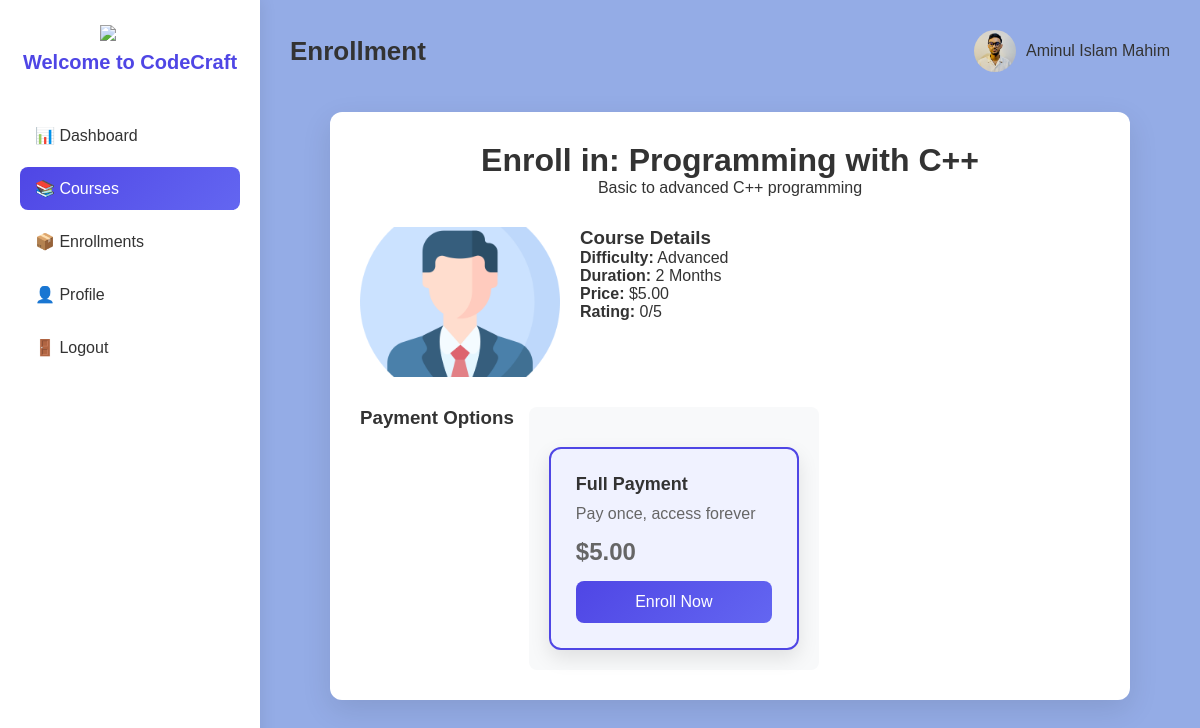
Screenshot of /app/controllers/studentController/enrollment.php?course_id=5 (signed in) with the database file from the repository.
### tables this page shows
CREATE TABLE `courses` (
  `id` int(11) NOT NULL,
  `title` varchar(200) NOT NULL,
  `description` text DEFAULT NULL,
  `category_id` int(11) DEFAULT NULL,
  `instructor_id` int(11) DEFAULT NULL,
  `course_image` varchar(255) DEFAULT 'default-course.png',
  `difficulty` enum('Beginner','Intermediate','Advanced') DEFAULT NULL,
  `duration` varchar(50) DEFAULT NULL,
  `price` decimal(10,2) DEFAULT 0.00,
  `rating` float DEFAULT 0,
  `created_at` timestamp NOT NULL DEFAULT current_timestamp()
);

### app/models/courseModel.php (called while the page is built, shortened)
<?php
function getCourseById($id) {
    $con = getConnection();
    $id = (int)$id;
    $sql = "SELECT * FROM courses WHERE id = $id LIMIT 1";
    $result = mysqli_query($con, $sql);
    if ($result && mysqli_num_rows($result) == 1) {
        return mysqli_fetch_assoc($result);
    } else {
        return false;
    }
}

### app/controllers/studentController/enrollment.php (the view, shortened to what this page needs)
<?php
require_once '../../models/courseModel.php';
function getAvatarPath($avatarFilename)
{
    $avatar = $avatarFilename ?? 'default.png';
    return "../../assets/uploads/users/avatars/" . htmlspecialchars($avatar);
}
$courseId = $_GET['course_id'] ?? 0;
$course = getCourseById($courseId);
?>
<!DOCTYPE html>
<html lang="en">
<head>
    <link rel="stylesheet" href="../../assets/css/student.css">
</head>
<body>
    <div class="admin-container">
        <aside class="sidebar">
            <img src="../../assets/img/logo.png" class="brand-logo">
            <h2 class="logo">Welcome to CodeCraft</h2>
            <ul class="menu">
                <li>
                    <a href="../../views/student/dashboard.php">📊 Dashboard</a>
                </li>
                <li class="active">
                    <a href="../../views/student/dashboard.php#courses" onclick="showSection('courses')">📚 Courses</a>
                </li>
                <li>
                    <a href="../../views/student/dashboard.php#enrollments" onclick="showSection('enrollments')">📦 Enrollments</a>
                </li>
                <li>
                    <a href="../../views/student/dashboard.php">👤 Profile</a>
                </li>
                <li>
                    <a href="../../controllers/logout.php">🚪 Logout</a>
                </li>
            </ul>
        </aside>
        <main class="main">
            <header class="topbar">
                <h1>Enrollment</h1>
                <div class="student-info">
                    <img src="<?= getAvatarPath($_SESSION['avatar'] ?? null); ?>"
                         alt="<?= htmlspecialchars($_SESSION['full_name'] ?? 'User'); ?> Avatar"
                         class="user-avatar"
                         onerror="this.onerror=null; this.src='<?= getAvatarPath('default.png'); ?>';">
                    <span><?= htmlspecialchars($_SESSION['full_name'] ?? 'student'); ?></span>
                </div>
            </header>
            <div class="enrollment-container">
                <div class="enrollment-header">
                    <h1>Enroll in: <?= htmlspecialchars($course['title']); ?></h1>
                    <p><?= htmlspecialchars($course['description']); ?></p>
                </div>
                <div class="course-details">
                    <img src="../../assets/uploads/system/courses/img/<?= htmlspecialchars($course['course_image'] ?? 'default.png'); ?>" alt="<?= htmlspecialchars($course['title']); ?>">
                    <div class="course-info">
                        <h3>Course Details</h3>
                        <p><strong>Difficulty:</strong> <?= htmlspecialchars($course['difficulty']); ?></p>
                        <p><strong>Duration:</strong> <?= htmlspecialchars($course['duration']); ?></p>
                        <p><strong>Price:</strong> $<?= number_format($course['price'], 2); ?></p>
                        <p><strong>Rating:</strong> <?= $course['rating']; ?>/5</p>
                    </div>
                </div>
                <div class="payment-options">
                    <h3>Payment Options</h3>
                    <?php if ($course['price'] <= 0): ?>
                        <div class="free-course">
                            <h4>Free Course</h4>
                            <p>This course is completely free. You'll get instant access after enrollment.</p>
                            <form method="POST" action="../enrollCourse.php">
                                <input type="hidden" name="course_id" value="<?= $course['id']; ?>">
                                <button type="submit" class="enroll-btn">Enroll Now - Free</button>
                            </form>
                        </div>
                    <?php else: ?>
                        <div class="paid-course">
                            <div class="payment-plans">
                                <div class="plan-card active">
                                    <h4>Full Payment</h4>
                                    <p>Pay once, access forever</p>
                                    <p class="price">$<?= number_format($course['price'], 2); ?></p>
                                    <form method="POST" action="processPayment.php">
                                        <button type="submit" class="enroll-btn">Enroll Now</button>
                                    </form>
                                </div>
                            </div>
                        </div>
                    <?php endif; ?>
                </div>
            </div>
        </main>
    </div>
</body>
</html>

### app/assets/css/student.css (style rules this page uses)
* { margin: 0; padding: 0; box-sizing: border-box; font-family: "Poppins", sans-serif; }
body { background: #94ace6; color: #333; }
.admin-container { display: flex; min-height: 100vh; }
.sidebar { width: 260px; background: #ffffff; padding: 25px 20px; box-shadow: 2px 0 15px rgba(0,0,0,0.08); position: fixed; height: 100%; }
.brand-logo { width: 60px; display: block; margin: 0 auto 10px; }
.logo { text-align: center; font-size: 20px; margin-bottom: 40px; color: #4f46e5; }
.menu { list-style: none; }
.menu li { margin-bottom: 10px; border-radius: 8px; }
.menu a { display: block; padding: 12px 15px; text-decoration: none; font-size: 16px; color: #333; transition: 0.3s; }
.menu li:hover a, .menu li.active a { background: linear-gradient(135deg, #4f46e5, #6366f1); color: #fff; border-radius: 8px; }
.main { margin-left: 260px; padding: 30px; width: calc(100% - 260px); }
.topbar { display: flex; justify-content: space-between; align-items: center; margin-bottom: 25px; }
.topbar h1 { font-size: 26px; font-weight: 600; }
.student-info { display: flex; align-items: center; gap: 10px; }
.user-avatar { width: 42px; height: 42px; border-radius: 50%; object-fit: cover; }
.enrollment-container { max-width: 800px; margin: 40px auto; padding: 30px; background: white; border-radius: 12px; box-shadow: 0 10px 30px rgba(0,0,0,0.1); }
.enrollment-header { text-align: center; margin-bottom: 30px; }
.course-details { display: flex; gap: 20px; margin-bottom: 30px; align-items: flex-start; }
.course-details img { width: 200px; height: 150px; object-fit: cover; border-radius: 8px; }
.course-info { flex: 1; }
.payment-options { margin-top: 30px; }
.free-course, .paid-course { background: #f8f9fa; padding: 20px; border-radius: 8px; }
.payment-plans { display: grid; grid-template-columns: repeat(auto-fit, minmax(250px, 1fr)); gap: 20px; margin-top: 20px; }
.plan-card { background: white; border-radius: 12px; padding: 25px; box-shadow: 0 8px 20px rgba(0,0,0,0.1); transition: transform 0.3s ease, box-shadow 0.3s ease; border: 2px solid #e9ecef; }
.plan-card.active { border-color: #4f46e5; background-color: #f0f2ff; }
.plan-card h4 { font-size: 18px; margin-bottom: 10px; color: #333; }
.plan-card p { color: #666; margin-bottom: 15px; }
.price { font-size: 24px; font-weight: bold; color: #4f46e5; margin: 15px 0; }
.payment-options { display: flex; gap: 15px; margin-top: 10px; }
.enroll-btn { width: 100%; padding: 12px; border: none; background: linear-gradient(135deg, #4f46e5, #6366f1); color: white; border-radius: 8px; font-weight: 500; cursor: pointer; font-size: 16px; transition: background 0.3s ease; }

### rows the page displays
courses: title "Programming with C++", description "Basic to advanced C++ programming", course_image (placeholder picture), difficulty "Advanced", duration "2 Months", price "5.00", rating "0"

### other values shown
$_SESSION['full_name'] "Aminul Islam Mahim"
